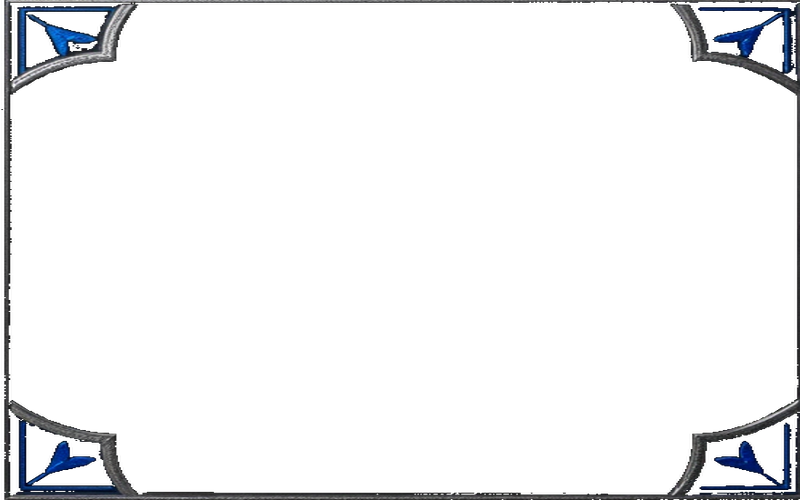
#> input picture frontend/frame_schedule.png, 800 x 500 px, found by its file name
$ python make_transparent.py
#> lines starting #> are read from the running program, lines starting #| are printed output that depends on the picture; after the words box and inside, x2 and y2 are one past the last pixel; in counts of white or black regions, pixels touching at a corner belong together
from PIL import Image
import numpy as np
import os

FRONTEND_DIR = r'C:\Users\uniou\OneDrive - University of Brighton\Desktop\hackathon\frontend'
path = os.path.join(FRONTEND_DIR, 'frame_schedule.png')

img = Image.open(path).convert('RGBA')
#> img is the input picture: PIL image 800x500 RGBA; mean R, G, B, A 4.6, 5.2, 6.5, 17.6
arr = np.array(img, dtype=np.uint8)

# Mask: pixels where all RGB channels are below 30
black_mask = (arr[:, :, 0] < 30) & (arr[:, :, 1] < 30) & (arr[:, :, 2] < 30)
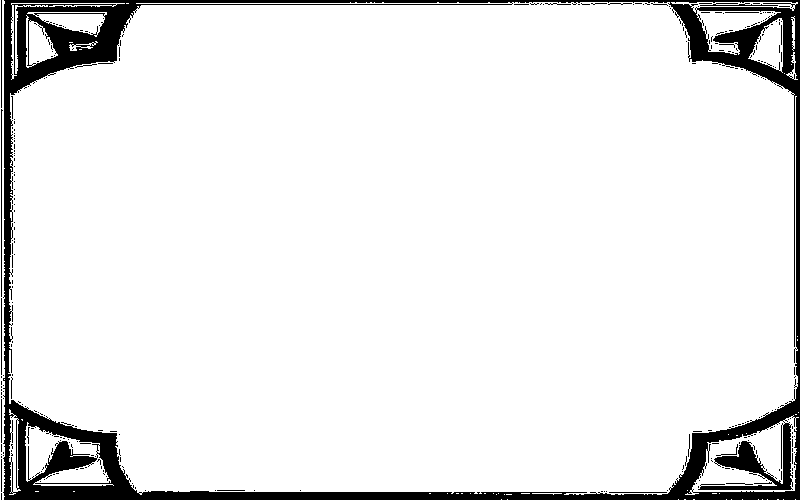
#> black_mask: shape (500, 800) bool; 91.6% white; 284 black regions (265 under 20 px), largest, box (x1, y1, x2, y2) and area: (3, 0, 800, 500) 32035, (1, 109, 3, 297) 189, (700, 3, 778, 6) 116

arr[black_mask, 3] = 0  # set alpha to 0
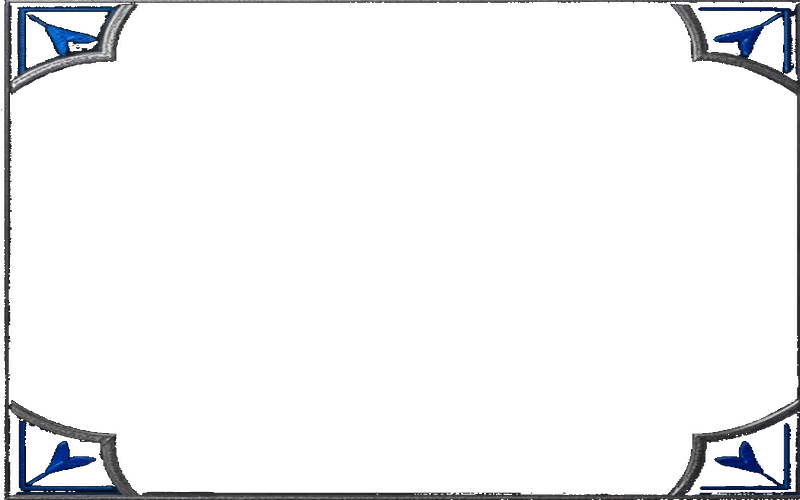
#> arr: shape (500, 800, 4); 0.92% of pixels changed, all inside (x1, y1, x2, y2) = (1, 1, 799, 500); transparent parts drawn white

result = Image.fromarray(arr, 'RGBA')
result.save(path)

total = arr.shape[0] * arr.shape[1]
#> total = 400000
made_transparent = int(black_mask.sum())
#> made_transparent = 366216
print(f"Made {made_transparent:,} / {total:,} pixels transparent ({made_transparent/total*100:.1f}%)")
#| Made 366,216 / 400,000 pixels transparent (91.6%)
print(f"Saved: {path}")
